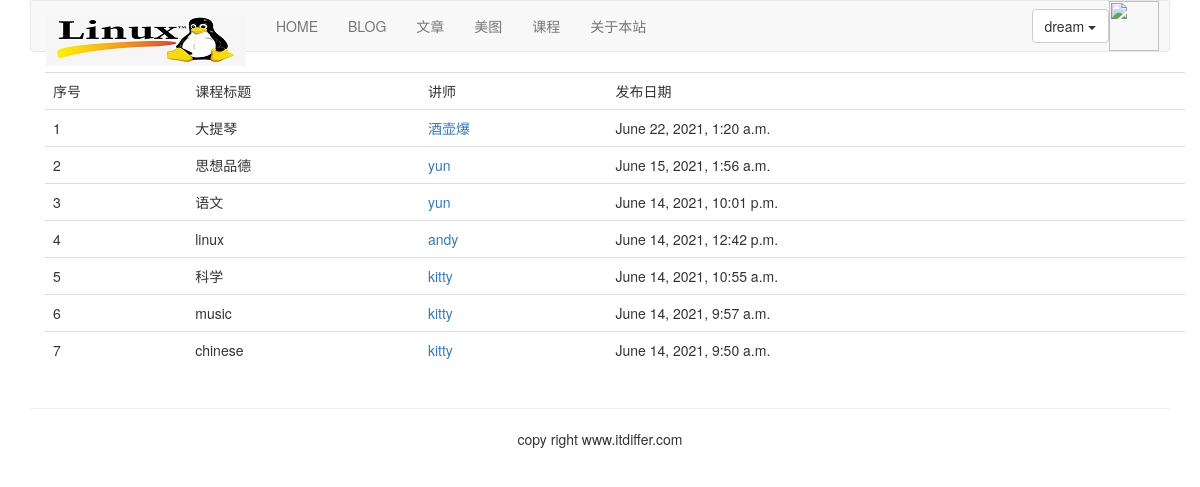
The page /course/course-list/ (signed in) on the database its author committed.
### course/models.py (models this page shows, shortened)
class Course(models.Model):
    user = models.ForeignKey(User, on_delete=models.CASCADE,related_name='courses_user')
    title = models.CharField(max_length=200)
    slug = models.SlugField(max_length=200, unique=True)
    overview = models.TextField()
    created = models.DateTimeField(auto_now_add=True)
    student = models.ManyToManyField(User, related_name="courses_joined", blank=True)
    class Meta:
        ordering = ('-created',)

### course/views.py (the view)
# urls.py: path('course-list/', CourseListView.as_view(), name="course_list"),
class CourseListView(ListView):
    model = Course
    context_object_name = "courses"
    template_name = 'course/course_list.html'

### home/context_processors.py (called while the page is built)
def add_userinfo_to_context(request):
    if request.user.is_authenticated:
      try:
        userinfo = UserInfo.objects.get(user=request.user)
        if hasattr(request.user, 'userinfo'):
          return {"user":request.user, "userinfo":userinfo}
      except:
        return {"user":request.user}
    else:
      return {"user":request.user}

### templates/course/course_list.html (shortened to what this page needs)
{% extends "base.html" %}
{% block content %}
<div class="container">
    <table class="table table-hover">
        <tr>
            <td>序号</td>
            <td>课程标题</td>
            <td>讲师</td>
            <td>发布日期</td>
        </tr>
        {% for course in courses %}
        <tr id={{ forloop.counter }}>
            <td>{{ forloop.counter }}</td>
            <td>{{ course.title }}</td>
            <td class="list-group-item-text">
      		<a href="{% url 'course:list-lessons-by-user' course.user.username %}">{{ course.user.username }}</a>
	    </td>
            <td>{{ course.created }}</td>
        </tr>
        {% endfor %}
    </table>
</div>
{% endblock %}

### templates/header.html (shortened to what this page needs)
{% load staticfiles %}
<div class="container">
    <nav class="navbar navbar-default" role="navigation">
        <div class="navbar-header">
            <a class="navbar-brand" href="http://www.itdiffer.com">
                <img src="{% static '/images/linux_logo.jpg' %}" width="200px">
            </a>
        </div>
        <div>
            <ul class="nav navbar-nav" role="navigation">
                <li><a href="{% url 'home:home' %}">HOME</a></li>
                <li><a href="{% url 'blog:blog_title' %}">BLOG</a></li>
                <li><a href="{% url 'article:article_titles' %}">文章</a></li>
	        <li><a href="{% url 'image:falls_images' %}">美图</a></li>
	        <li><a href="{% url 'course:course_list' %}">课程</a></li>
                <li><a href="{% url 'home:about'%}">关于本站</a></li>
            </ul>
            <ul class="nav navbar-nav navbar-right" style="margin-right:10px">
		{% if user.is_authenticated %}
                <li>
		    <div class="dropdown" style="margin-top:8px">
                        <button class='btn btn-default dropdown-toggle' type='button' id='dropdownMenu' data-toggle='dropdown'>{{ user.username }}
                        <span class='caret'></span>
                        </button>
                    </div>
                </li>
		<li>
		    <img src={{ userinfo.photo }} class="img-circle" width="50px" height="50px">
  		</li>
		{% else %}
                <li><a href="{% url 'account:user_login' %}">LOGIN</a></li>
		<li><a href="{% url 'account:user_register' %}">Sign up</a></li>
		{% endif %}
            </ul>
        </div>
    </nav>
</div>

### rows shown on the page
Course: title "大提琴", user.username "酒壶爆", created "June 22, 2021, 1:20 a.m."
Course: title "思想品德", user.username "yun", created "June 15, 2021, 1:56 a.m."
Course: title "语文", user.username "yun", created "June 14, 2021, 10:01 p.m."
Course: title "linux", user.username "andy", created "June 14, 2021, 12:42 p.m."
Course: title "科学", user.username "kitty", created "June 14, 2021, 10:55 a.m."
Course: title "music", user.username "kitty", created "June 14, 2021, 9:57 a.m."
Course: title "chinese", user.username "kitty", created "June 14, 2021, 9:50 a.m."

### other values the page prints
{{ user.username }} "dream"
